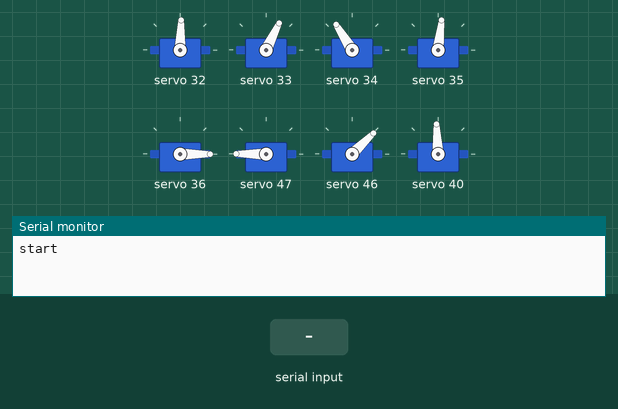
Bench run of a sketch on a simulated Arduino Uno, built with avr-gcc and run on an emulated ATmega328P. Shown: 8 × servo, the last lines printed to the serial monitor. The test bench sets the inputs (shaded band).

Above: at 1.2 s.
1.3 s: "1\n" received over Serial
At 2.5 s:
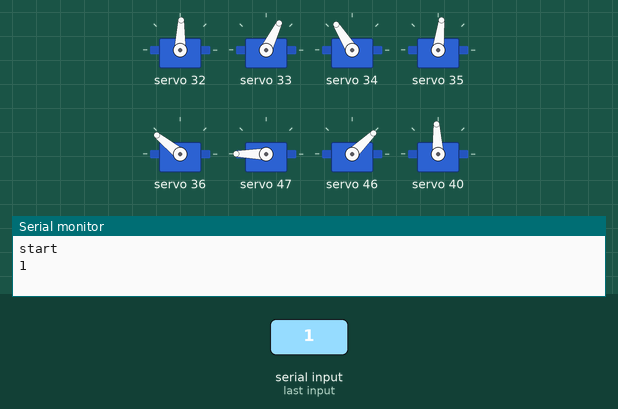
4.3 s: "3\n" received over Serial
7.3 s: "2\n" received over Serial
At 8.7 s:
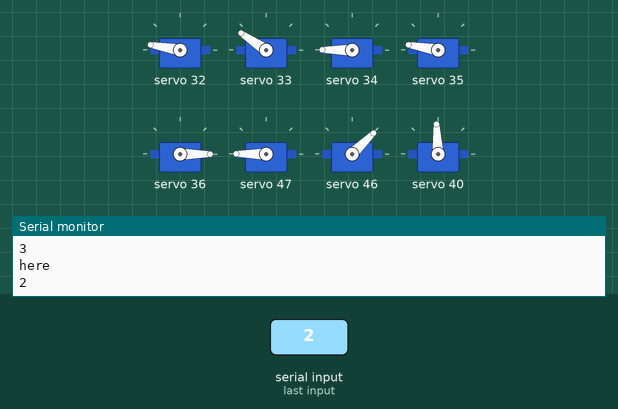
10.3 s: "5\n" received over Serial
At 11.5 s:
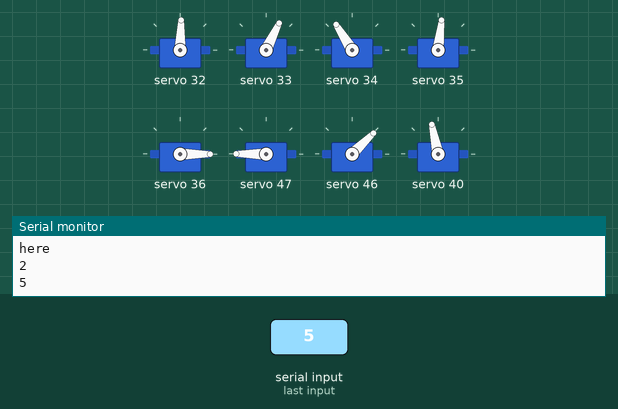
11.9 s: "1\n" received over Serial
At 13.0 s:
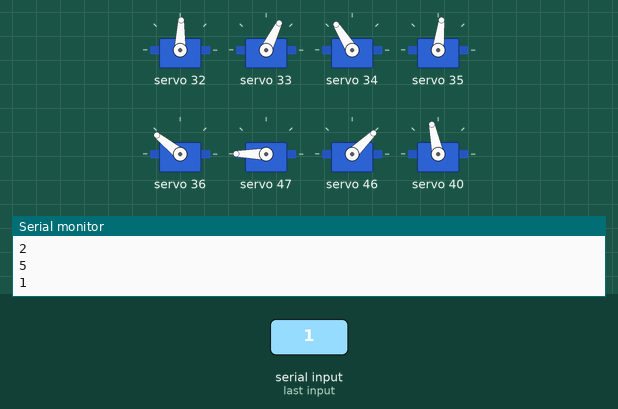
14.9 s: "2\n" received over Serial
At 16.9 s:
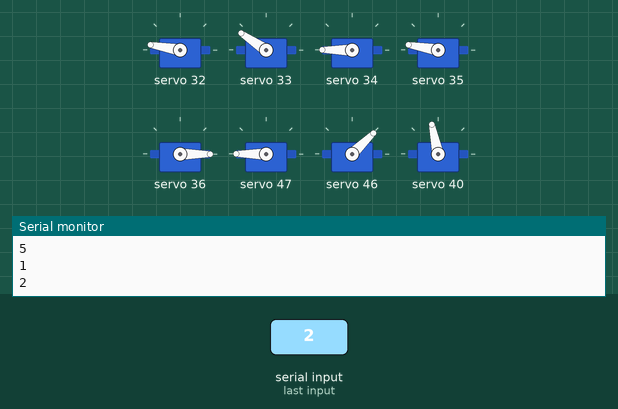
Timing chart, 0 to 18.9 s (numbered marks = the images above; inputs shaded):
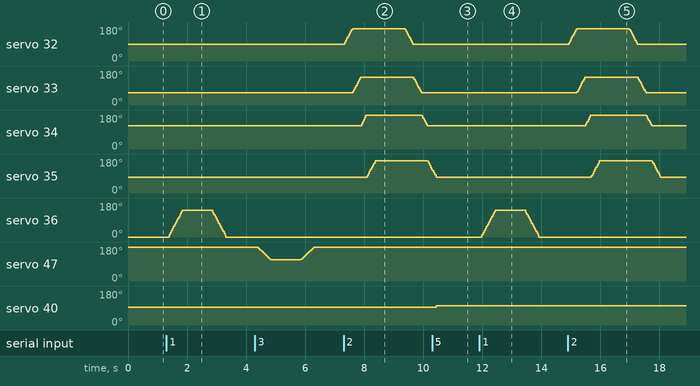

Measured:
- after the input at 1.3 s, servo 36: rises from 0° to 141° in 0.45 s, then falls to 0° in 1.5 s
- after the input at 7.3 s, servo 32: rises from 88° to 170° in 0.26 s, then falls to 88° in 2.1 s; servo 33: rises from 64° to 146° in 0.27 s, then falls to 64° in 2.1 s; servo 34: rises from 122° to 180° in 0.23 s, then falls to 122° in 2.0 s; servo 35: rises from 83° to 170° in 0.27 s, then falls to 124° in 1.9 s
- after the input at 10.3 s, servo 40: 93° → 102° after 0.14 s
- after the input at 11.9 s, servo 36: rises from 0° to 141° in 0.45 s, then falls to 0° in 1.5 s; servo 46: stays 44° (without the input it goes to 55° after 2.3 s); servo 40: stays 102° (without the input it goes to 93° after 2.3 s)
- after the input at 14.9 s, servo 32: rises from 88° to 170° in 0.26 s, then falls to 88° in 2.1 s; servo 33: rises from 64° to 146° in 0.27 s, then falls to 64° in 2.1 s; servo 34: rises from 122° to 180° in 0.23 s, then falls to 122° in 2.0 s; servo 35: rises from 83° to 170° in 0.27 s, then falls to 83° in 2.1 s

The sketch:

head_funcs.ino
```cpp
#include <Wire.h>
#include <Adafruit_PWMServoDriver.h>

#include "constants.h"

Adafruit_PWMServoDriver head = Adafruit_PWMServoDriver(HEAD_PWM);

enum LFS_STATES{UP, LOOK, DOWN, OFF};
int LFS_state = OFF;

bool top_flaps_waiting = 0;
bool side_flap_waiting = 0;
bool projector_waiting = 0;
int LFS_looking = 0;

unsigned long projector_start_time = 0;
unsigned long top_flap_start_time = 0;
unsigned long side_flap_start_time = 0;
unsigned long current_millis = 0;
unsigned long LFS_up_start = 0;
unsigned long LFS_down_start = 0;
unsigned long LFS_look_start = 0;
int command = 0;

void setup()
{
  Serial.begin(115200);

  head.begin();
  head.setOscillatorFrequency(27000000);
  head.setPWMFreq(50);  // Analog servos run at ~50 Hz updates

  Serial.println("start");


  //need to initialize all servo positions in setup before running everything
  for(int i = 0; i < 4; i++)
    head.writeMicroseconds(i, TOP_FLAPS_CLOSED[i]);

  head.writeMicroseconds(SIDE_FLAP, SIDE_FLAP_CLOSED);
  head.writeMicroseconds(PROJECTOR, PROJECTOR_DOWN);
  head.writeMicroseconds(LFS_DISH, LFS_HOME);
  head.writeMicroseconds(LFS_BASE, LFS_OFF);

}

void loop()
{
  current_millis = millis();

  if(Serial.available())//need to debounce the trigger conditions for 1s from the controller
  {
    command = Serial.readStringUntil('\n').toInt();
    Serial.println(command);
  }

  if(command == 1)//side flap
  {
    if(!side_flap_waiting)
    {
      update_head_servo(SIDE_FLAP, 0, SIDE_FLAP_OPEN, SIDE_FLAP_CLOSED);
      side_flap_start_time = millis();
      side_flap_waiting = 1;
    }

    if(millis() - side_flap_start_time >= 1000)
    {
      update_head_servo(SIDE_FLAP, 1, SIDE_FLAP_OPEN, SIDE_FLAP_CLOSED);
      side_flap_waiting = 0;
      command = 0;
    }
  }

  if(command == 2)//top flaps, sequentially triggered
  {
    if(!top_flaps_waiting)
    {
      for(int i = 0; i < 4; i++)//open each flap sequentially
        update_head_servo(i, 0, TOP_FLAPS_OPEN[i], TOP_FLAPS_CLOSED[i]);
      top_flap_start_time = millis();
      top_flaps_waiting = 1;
    }

    else
    {
      if(millis() - top_flap_start_time >= 1000)
      {
        for(int i = 0; i < 4; i++)//close each flap sequentially
          update_head_servo(i, 1, TOP_FLAPS_OPEN[i], TOP_FLAPS_CLOSED[i]);
        command = 0;
        top_flaps_waiting = 0;
      }
    }
  }

  if(command == 3)//projector
  {
    if(!projector_waiting)
    {
      //turn on neopixel for projector?
      update_head_servo(PROJECTOR, 1, PROJECTOR_DOWN, PROJECTOR_UP);
      projector_waiting = 1;
      projector_start_time = millis();
    }

    if(millis() - projector_start_time >= 1000)
    {
      Serial.println("here");
      update_head_servo(PROJECTOR, 0, PROJECTOR_DOWN, PROJECTOR_UP);
      projector_waiting = 0;
      command = 0;
    }
  }

  if(command == 4)//periscope
  {
    //trigger i2c command to aux arudino to run periscope sequence
    //Wire.beginTransmission(PERISCOPE_ADDR);
   // Wire.write(PERISCOPE_ACTIVATE);
    //Wire.endTransmission();
    command = 0;
  }

  if(command == 5)//life form scanner
  {
    if(LFS_state == OFF)
      LFS_state = UP;

    //states: up, look, down, off
    switch(LFS_state)
    {
      case UP:
        head.writeMicroseconds(LFS_BASE, LFS_UP);
        LFS_state = LOOK;
        LFS_up_start = millis();
      break;
      case LOOK:
        if(millis() - LFS_up_start >= 3700 && LFS_looking == 0)//time limit to run continuous rot. servo up
        {
          head.writeMicroseconds(LFS_BASE, LFS_OFF);
          update_head_servo(LFS_DISH, 0, LFS_LEFT, LFS_HOME);
          LFS_look_start = millis();
          LFS_looking = 1;
        }

        if(LFS_looking == 1)
        {
          if(millis() - LFS_look_start >= 1000)
          {
            //look right
            update_head_servo(LFS_DISH, 1, LFS_LEFT, LFS_RIGHT);
            LFS_look_start = millis();
            LFS_looking = 2;
          }
        }

        if(LFS_looking == 2)
        {
          if(millis() - LFS_look_start >= 1000)
          {
            update_head_servo(LFS_DISH, 0, LFS_HOME, LFS_RIGHT);
            LFS_state = DOWN;
            head.writeMicroseconds(LFS_BASE, LFS_DOWN);
            LFS_down_start = millis();
            LFS_looking = 0;
          }
        }
      break;
      case DOWN:
        if(millis() - LFS_down_start >= 4750)
        {
          head.writeMicroseconds(LFS_BASE, LFS_OFF);
          LFS_state = OFF;
          command = 0;
        }
      break;

    }
  }
  //head functions
  /*
   * i2c to servo controller
   * head flaps - button enables periodic state of opening/closing each of the flaps
   * side flap - button toggles open/closed state of side flap
   * life form scanner - button triggers sequence of up, look, return, down
   * projector - button triggers up/down movement sequence of the projector
   *
   * periscope - button triggers I2c to aux arudino comand 0xAA to address 0x55 trigger periscope sequence
   *
   */

  //utility arms - button triggers opening/closing of the arms
      //different button triggers periodic opening/closing of arms?

  //sounds - triggered by action commands
  //two buttons trigger volume up/down?
  //skip track?
  //specific tracks?
}

void update_head_servo(int servo, int state, int opened, int closed)
{
  int var = 2;

  if(servo == 15)
    var = 1;

  if(state)
  {
    for (int microsec = opened; microsec > closed; microsec-=var)
      head.writeMicroseconds(servo, microsec);
  }
  else
  {
    for (int microsec = closed; microsec <= opened; microsec+=var)
      head.writeMicroseconds(servo, microsec);
  }
}
```

constants.h
```cpp
#ifndef CONSTANTS_H
#define CONSTANTS_H

/* pin Definitions */
#define CH5_PIN 2
#define CH6_PIN 4

//Active low signals to drive relay H-bridge circuits
#define LEFT_A_PIN 8 //3-leg mode
#define LEFT_B_PIN 9//2-leg mode
#define RIGHT_A_PIN 10//3-leg mode
#define RIGHT_B_PIN 11//2-leg mode
#define CENTER_UP_PIN 12//2-leg mode
#define CENTER_DOWN_PIN 7//3-leg mode

/* Remote signal states */
#define ACT10_MIN 1004
#define ACT10_MAX 1013
#define ACT20_MIN 1019
#define ACT20_MAX 1028
#define ACT30_MIN 1037
#define ACT30_MAX 1048
#define ACT40_MIN 1058
#define ACT40_MAX 1071
#define ACT50_MIN 1083
#define ACT50_MAX 1097

/* PWM Channels */
#define FLAP1 0
#define FLAP2 1
#define FLAP3 2
#define FLAP4 3
#define SIDE_FLAP 4

#define LFS_BASE 8
#define LFS_DISH 14

#define PROJECTOR 15

/* Servo positions */
int TOP_FLAPS_OPEN[4] = {2300, 2050, 2400, 2300};
int TOP_FLAPS_CLOSED[4] = {1450, 1200, 1800, 1400};


#define SIDE_FLAP_OPEN 2000
#define SIDE_FLAP_CLOSED 400

#define PROJECTOR_UP 1700
#define PROJECTOR_DOWN 2500

#define LFS_UP 1600
#define LFS_DOWN 1400
#define LFS_OFF 1500

#define LFS_LEFT 2400
#define LFS_HOME 1000
#define LFS_RIGHT 200

#define UPPER_ARM 0
#define UPPER_ARM_OPEN 2000
#define UPPER_ARM_CLOSED 400

#define LOWER_ARM 15
#define LOWER_ARM_OPEN 2400
#define LOWER_ARM_CLOSED 400

/* i2c devices */
#define ARM_PWM 0x41
#define HEAD_PWM 0x42
#define PERISCOPE_ADDR 0x55
#define PERISCOPE_ACTIVATE 0xAA

#endif


/*
 * CH6
 * 0 - 988 - 996
 * 10 - 1004 - 1013
 * 20 - 1019 - 1028
 * 30 - 1037 - 1048
 * 40 - 1058 - 1071
 * 50 - 1083 - 1097
 * 60 - 1108 - 1125
 * 70 - 1139 - 1159
 * 80 - 1175 - 1198
 * 90 - 1219 - 1243
 * 100 - 1270 - 1292
 * 110 - 1333 - 1354
 * 120 - 1409 - 1451
 *
 * 130 - 1509 - 1533
 * 140 - 1627 - 1649
 * 150 - 1732 - 1753
 * 160 - 1816 - 1845
 * 170 - 1878 - 1903
 * 180 - 1935 - 1951
 * 190 - 1959 - 1966
 * 200 - not sny higher???
 * 210
 * 220
 * 230
 * 240
 * 250
 *
 *
 */
```
